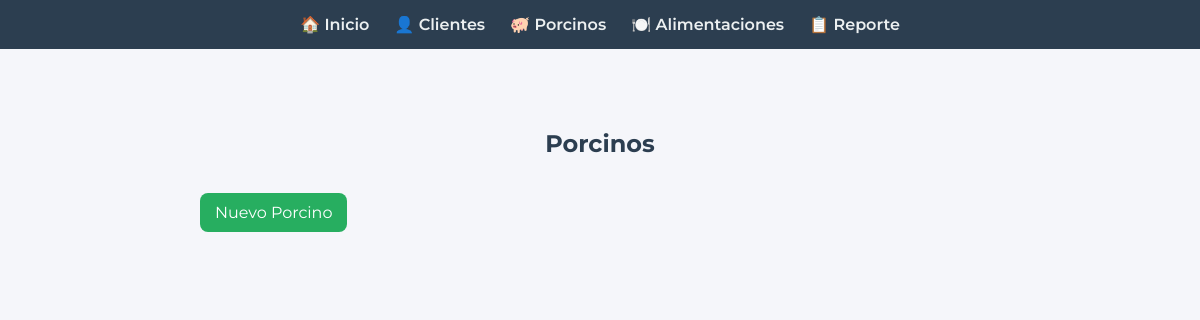
/porcinos, run on an earlier commit of the app's database.
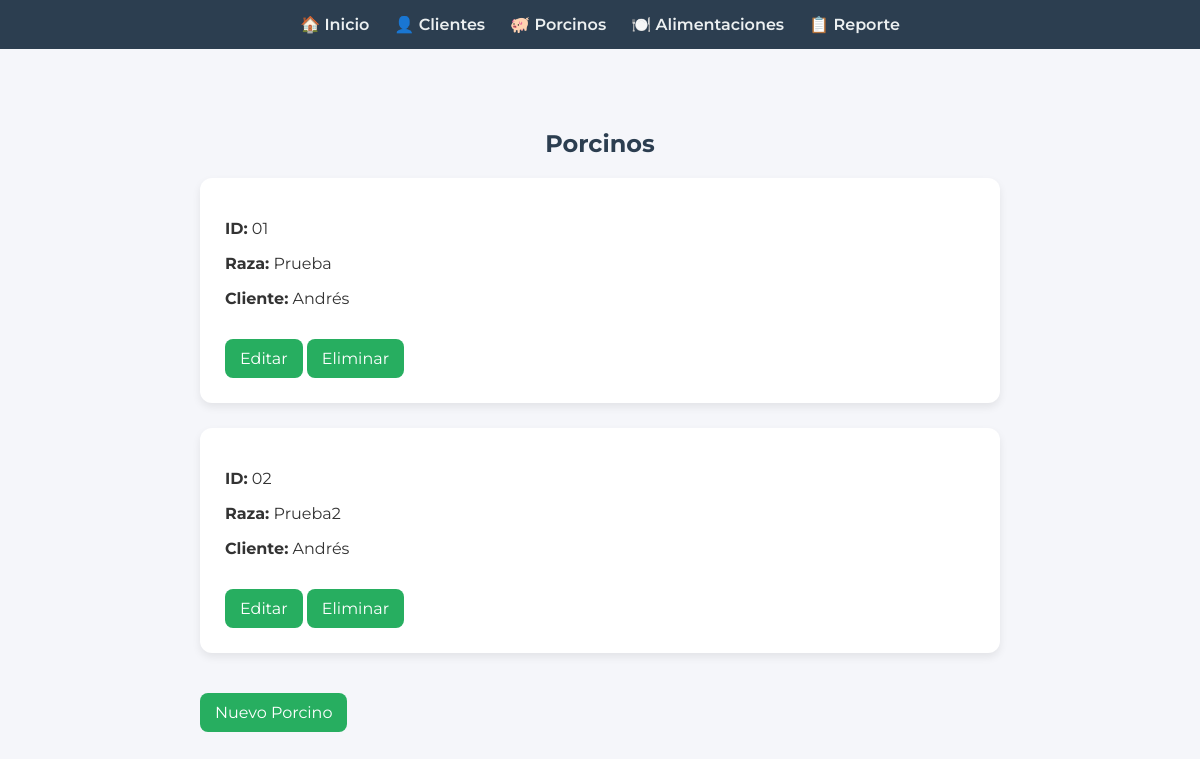
And on a later commit of the database.
### models.py (models this page shows)
class Porcino(db.Model):
    id = db.Column(db.Integer, primary_key=True)
    identificacion = db.Column(db.String(20), unique=True, nullable=False)
    raza = db.Column(db.String(50), nullable=False)
    edad = db.Column(db.Integer)
    peso = db.Column(db.Float)
    alimentacion = db.Column(db.String(200))
    cliente_id = db.Column(db.Integer, db.ForeignKey("cliente.id"), nullable=False)

class Cliente(db.Model):
    id = db.Column(db.Integer, primary_key=True)
    cedula = db.Column(db.String(20), unique=True, nullable=False)
    nombres = db.Column(db.String(100), nullable=False)
    apellidos = db.Column(db.String(100), nullable=False)
    direccion = db.Column(db.String(200))
    telefono = db.Column(db.String(20))
    porcinos = db.relationship("Porcino", backref="cliente", lazy=True)

### app.py (the view)
@app.route("/porcinos")
def porcinos():
    lista = Porcino.query.all()
    return render_template("porcinos.html", porcinos=lista)

### templates/porcinos.html (shortened to what this page needs)
<!DOCTYPE html>
<html lang="es">
<head>
    <link rel="stylesheet" href="{{ url_for('static', filename='style.css') }}">
</head>
<body>
<div class="navbar">
    <a href="/">🏠 Inicio</a>
    <a href="/clientes">👤 Clientes</a>
    <a href="/porcinos">🐖 Porcinos</a>
    <a href="/alimentaciones">🍽️ Alimentaciones</a>
    <a href="/reporte">📋 Reporte</a>
</div>
<div class="container">
    <h2>Porcinos</h2>
    <div class="listado">
        {% for p in porcinos %}
        <div class="card">
            <p><strong>ID:</strong> {{ p.identificacion }}</p>
            <p><strong>Raza:</strong> {{ p.raza }}</p>
            <p><strong>Cliente:</strong> {{ p.cliente.nombres }}</p>
            <a class="btn" href="/porcinos/{{ p.id }}/editar">Editar</a>
            <a href="/porcinos/eliminar/{{p.id}}" class="btn">Eliminar</a>
        </div>
        {% endfor %}
    </div>
    <a href="/porcinos/nuevo" class="btn">Nuevo Porcino</a>
</div>
</body>
</html>

What changed in the data, as far as the page shows it:
added Porcino: identificacion "01", raza "Prueba", cliente.nombres "Andrés"
added Porcino: identificacion "02", raza "Prueba2", cliente.nombres "Andrés"
